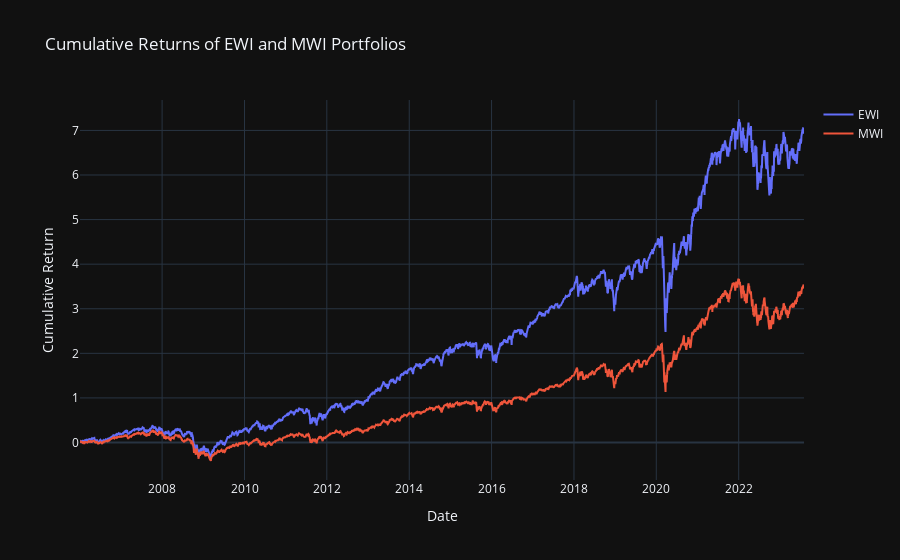

The notebook cell saved with this chart:
### Markdown cell above
---

<div style="background-color: #eef5fc; padding: 20px; border: 1px solid #b8d2eb; border-radius: 5px;">

### 📊 Step 6: Visualization of Cumulative Returns MWI vs EWI

<p style="font-size: 16px;">In this step, we employ an interactive visualization to contrast the performances of the two portfolio strategies: <strong>EWI</strong> (Equal Weighted Index) and <strong>MWI</strong> (Market Weighted Index).</p>

<p style="color: blue; font-size: 16px; font-style: italic;">Insight:</p>
<p style="font-size: 16px;">A preliminary observation from the chart showcases that the cumulative return of EWI outpaces that of MWI over the studied period almost all the time. This suggests that the equal allocation strategy (where each asset holds equal weight) has outperformed the market-cap-based one.</p>

</div>

---

### Code cell
import plotly.graph_objects as go

fig = go.Figure()


fig.add_trace(go.Scatter(x=df_portfolio.index, y=df_portfolio[('EWI', 'Cumulative Return')],
                    mode='lines',
                    name='EWI'))

fig.add_trace(go.Scatter(x=df_portfolio.index, y=df_portfolio[('MWI', 'Cumulative Return')],
                    mode='lines',
                    name='MWI'))


fig.update_layout(title='Cumulative Returns of EWI and MWI Portfolios',
                   xaxis_title='Date',
                   yaxis_title='Cumulative Return',
                   template="plotly_dark") 


fig.show()

### Figure 1 — Plotly figure (JSON) as saved in the notebook; plotly's stock layout.template omitted (floating-point values rounded to 4 significant figures; data arrays with more than 128 entries replaced by an {"elided": "..."} marker saying what was removed)
{"data": [{"mode": "lines", "name": "EWI", "type": "scatter", "x": {"elided": "4426 str values"}, "y": {"elided": "4426 float values"}}, {"mode": "lines", "name": "MWI", "type": "scatter", "x": {"elided": "4426 str values"}, "y": {"elided": "4426 float values"}}], "layout": {"title": {"text": "Cumulative Returns of EWI and MWI Portfolios"}, "xaxis": {"title": {"text": "Date"}}, "yaxis": {"title": {"text": "Cumulative Return"}}}}
